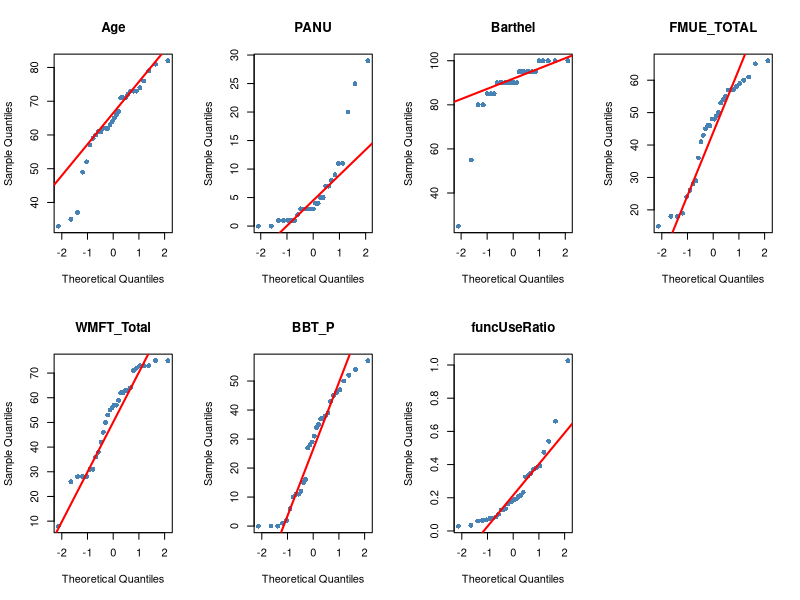
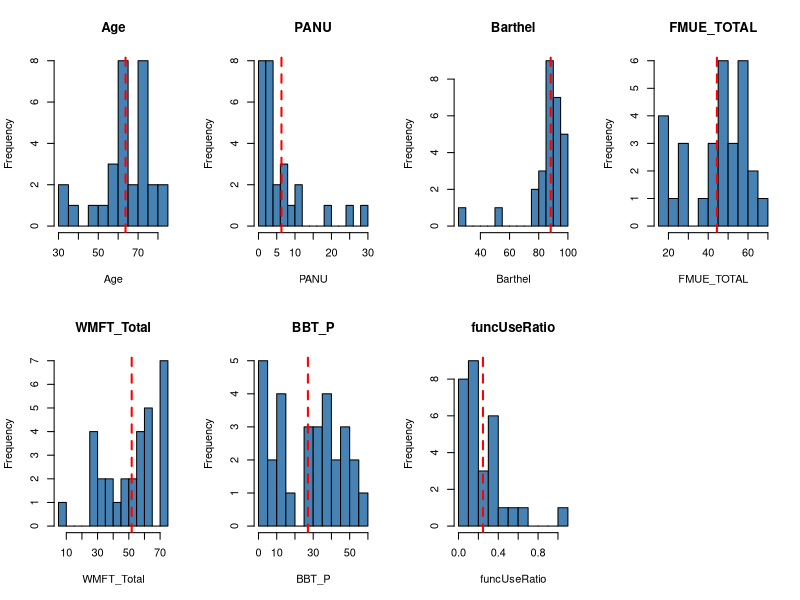
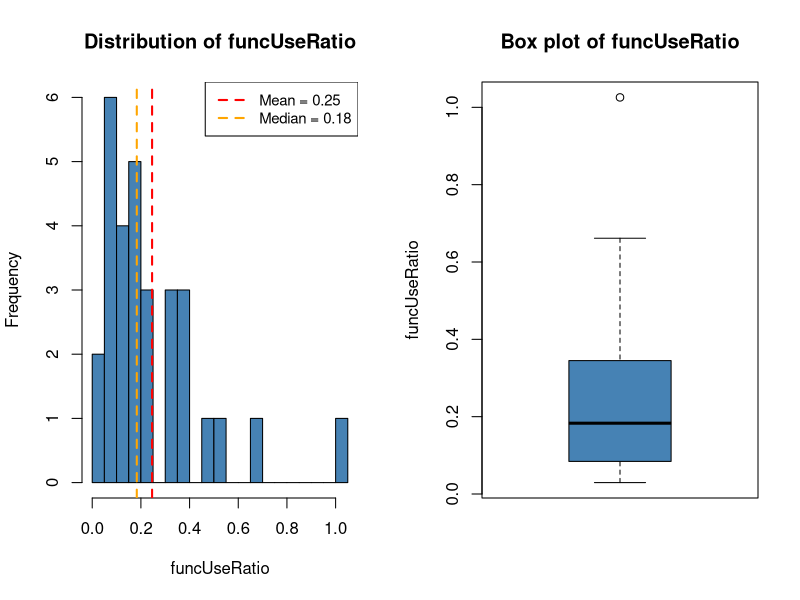
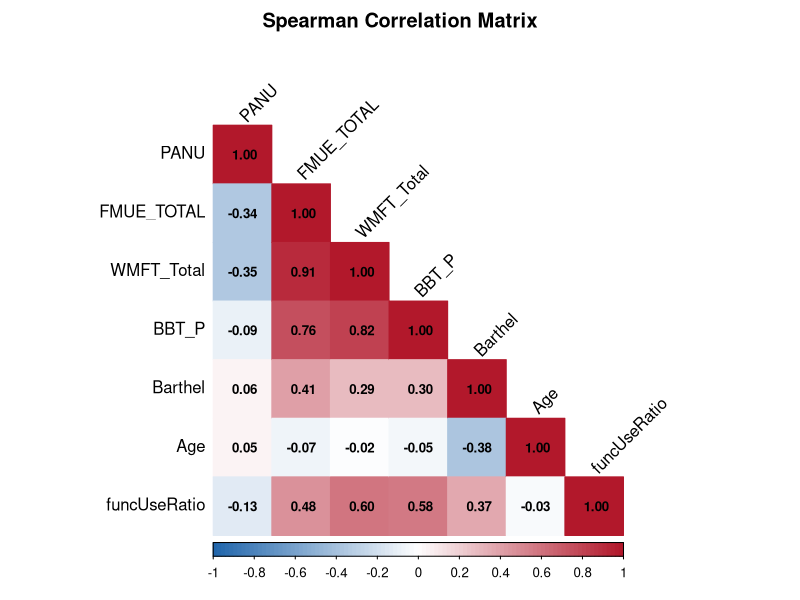

These charts were generated, in order, by the following R code:
## ---- chunk 1
# Knit options: control how chunks appear in the final HTML
knitr::opts_chunk$set(
  echo = TRUE,          # show R code in the output
  warning = FALSE,      # hide warnings
  message = FALSE,      # hide package loading messages
  fig.width = 10,       # default figure width
  fig.height = 6        # default figure height
)
## ---- chunk 2
# Required packages
library(readr)      # read CSV files
library(ggplot2)    # nice plots
library(dplyr)      # data manipulation
library(corrplot)   # correlation heatmaps
library(knitr)      # nice tables with kable()

# Load the merged dataset produced by the Python notebook
merged_df <- read_csv("data/merged_dataset.csv")

# Quick check
cat("Dataset:", nrow(merged_df), "patients,", ncol(merged_df), "columns\n")
cat("Columns:", paste(names(merged_df), collapse = ", "), "\n")
## ---- chunk 3
# List the continuous variables we want to summarize
continuous_vars <- c("Age", "PANU", "Barthel", "FMUE_TOTAL",
                     "WMFT_Total", "BBT_P", "funcUseRatio")

# Build the summary table row by row
summary_stats <- data.frame(
  Variable = continuous_vars,
  N        = sapply(continuous_vars, function(v) sum(!is.na(merged_df[[v]]))),
  Mean     = sapply(continuous_vars, function(v) round(mean(merged_df[[v]], na.rm = TRUE), 2)),
  SD       = sapply(continuous_vars, function(v) round(sd(merged_df[[v]], na.rm = TRUE), 2)),
  Median   = sapply(continuous_vars, function(v) round(median(merged_df[[v]], na.rm = TRUE), 2)),
  Min      = sapply(continuous_vars, function(v) min(merged_df[[v]], na.rm = TRUE)),
  Max      = sapply(continuous_vars, function(v) max(merged_df[[v]], na.rm = TRUE))
)

# Display as a formatted HTML table
kable(summary_stats, caption = "Descriptive statistics of continuous variables")
## ---- chunk 4
cat("Sex distribution:\n")
print(table(merged_df$Sex))

cat("\nParesis side distribution:\n")
print(table(merged_df$Paresis))
## ---- chunk 5
normality_results <- data.frame(
  Variable = continuous_vars,
  W_statistic = NA,
  p_value = NA,
  Normal = NA
)

for (i in seq_along(continuous_vars)) {
  variable_name <- continuous_vars[i]
  values <- merged_df[[variable_name]][!is.na(merged_df[[variable_name]])]
  
  test_result <- shapiro.test(values)
  
  normality_results$W_statistic[i] <- round(test_result$statistic, 4)
  normality_results$p_value[i]     <- round(test_result$p.value, 4)
  normality_results$Normal[i]      <- ifelse(test_result$p.value >= 0.05, "Yes", "No")
}

kable(normality_results, caption = "Shapiro-Wilk normality test (alpha = 0.05)")
## ---- chunk 6
# Arrange 8 plots in a 2x4 grid
par(mfrow = c(2, 4))

for (variable_name in continuous_vars) {
  values <- merged_df[[variable_name]][!is.na(merged_df[[variable_name]])]
  
  qqnorm(values, main = variable_name,
         col = "steelblue", pch = 16)
  qqline(values, col = "red", lwd = 2)
}

# Reset to default single plot layout
par(mfrow = c(1, 1))
## ---- chunk 7
par(mfrow = c(2, 4))

for (variable_name in continuous_vars) {
  values <- merged_df[[variable_name]][!is.na(merged_df[[variable_name]])]
  
  hist(values,
       main = variable_name,
       xlab = variable_name,
       col = "steelblue",
       border = "black",
       breaks = 12)
  
  abline(v = mean(values), col = "red", lwd = 2, lty = 2)
}

par(mfrow = c(1, 1))
## ---- chunk 8
par(mfrow = c(1, 2))

# Histogram with mean and median
hist(merged_df$funcUseRatio,
     breaks = 15,
     col = "steelblue",
     border = "black",
     main = "Distribution of funcUseRatio",
     xlab = "funcUseRatio")

abline(v = mean(merged_df$funcUseRatio), col = "red",    lwd = 2, lty = 2)
abline(v = median(merged_df$funcUseRatio), col = "orange", lwd = 2, lty = 2)

legend("topright",
       legend = c(paste("Mean =", round(mean(merged_df$funcUseRatio), 2)),
                  paste("Median =", round(median(merged_df$funcUseRatio), 2))),
       col = c("red", "orange"),
       lty = 2, lwd = 2, cex = 0.9)

# Box plot
boxplot(merged_df$funcUseRatio,
        main = "Box plot of funcUseRatio",
        ylab = "funcUseRatio",
        col = "steelblue")

par(mfrow = c(1, 1))

# Key observation
shapiro_p <- shapiro.test(merged_df$funcUseRatio)$p.value
cat("Shapiro-Wilk p-value:", round(shapiro_p, 4), "\n")
cat("Mean:", round(mean(merged_df$funcUseRatio), 3), "\n")
cat("Median:", round(median(merged_df$funcUseRatio), 3), "\n")
cat("Since mean > median and p < 0.05 -> right-skewed, not normal.\n")
cat("Decision: use Spearman correlations (non-parametric).\n")
## ---- chunk 9
# Clinical variables to test against funcUseRatio
clinical_vars <- c("PANU", "FMUE_TOTAL", "WMFT_Total", "BBT_P", "Barthel", "Age")

correlation_results <- data.frame(
  Variable     = clinical_vars,
  rho          = NA,
  p_value      = NA,
  Significance = NA
)

for (i in seq_along(clinical_vars)) {
  variable_name <- clinical_vars[i]
  
  # Keep only rows where both variables are present
  valid_rows <- complete.cases(merged_df[[variable_name]], merged_df$funcUseRatio)
  
  test_result <- cor.test(merged_df[[variable_name]][valid_rows],
                          merged_df$funcUseRatio[valid_rows],
                          method = "spearman")
  
  correlation_results$rho[i]     <- round(test_result$estimate, 3)
  correlation_results$p_value[i] <- round(test_result$p.value, 4)
  correlation_results$Significance[i] <- ifelse(test_result$p.value < 0.001, "***",
                                         ifelse(test_result$p.value < 0.01,  "**",
                                         ifelse(test_result$p.value < 0.05,  "*", "ns")))
}

kable(correlation_results,
      caption = "Spearman correlations with funcUseRatio (*** p<0.001, ** p<0.01, * p<0.05)")
## ---- chunk 10
# Impute missing values globally for the heatmap display
# (imputation for modeling is done inside LOOCV folds in Python)
heatmap_df <- merged_df
heatmap_df$PANU[is.na(heatmap_df$PANU)] <- median(heatmap_df$PANU, na.rm = TRUE)
heatmap_df$Barthel[is.na(heatmap_df$Barthel)] <- median(heatmap_df$Barthel, na.rm = TRUE)

# Variables to include in the matrix
heatmap_vars <- c("PANU", "FMUE_TOTAL", "WMFT_Total", "BBT_P",
                  "Barthel", "Age", "funcUseRatio")

# Compute Spearman correlation matrix
correlation_matrix <- cor(heatmap_df[, heatmap_vars], method = "spearman")

# Draw the heatmap
corrplot(correlation_matrix,
         method = "color",
         type = "lower",              # show only lower triangle (upper is redundant)
         addCoef.col = "black",       # print the correlation value inside each cell
         tl.col = "black",            # axis text color
         tl.srt = 45,                 # rotate axis text 45 degrees
         number.cex = 0.8,            # size of numbers inside cells
         col = colorRampPalette(c("#2166AC", "white", "#B2182B"))(100),
         title = "Spearman Correlation Matrix",
         mar = c(0, 0, 2, 0))
